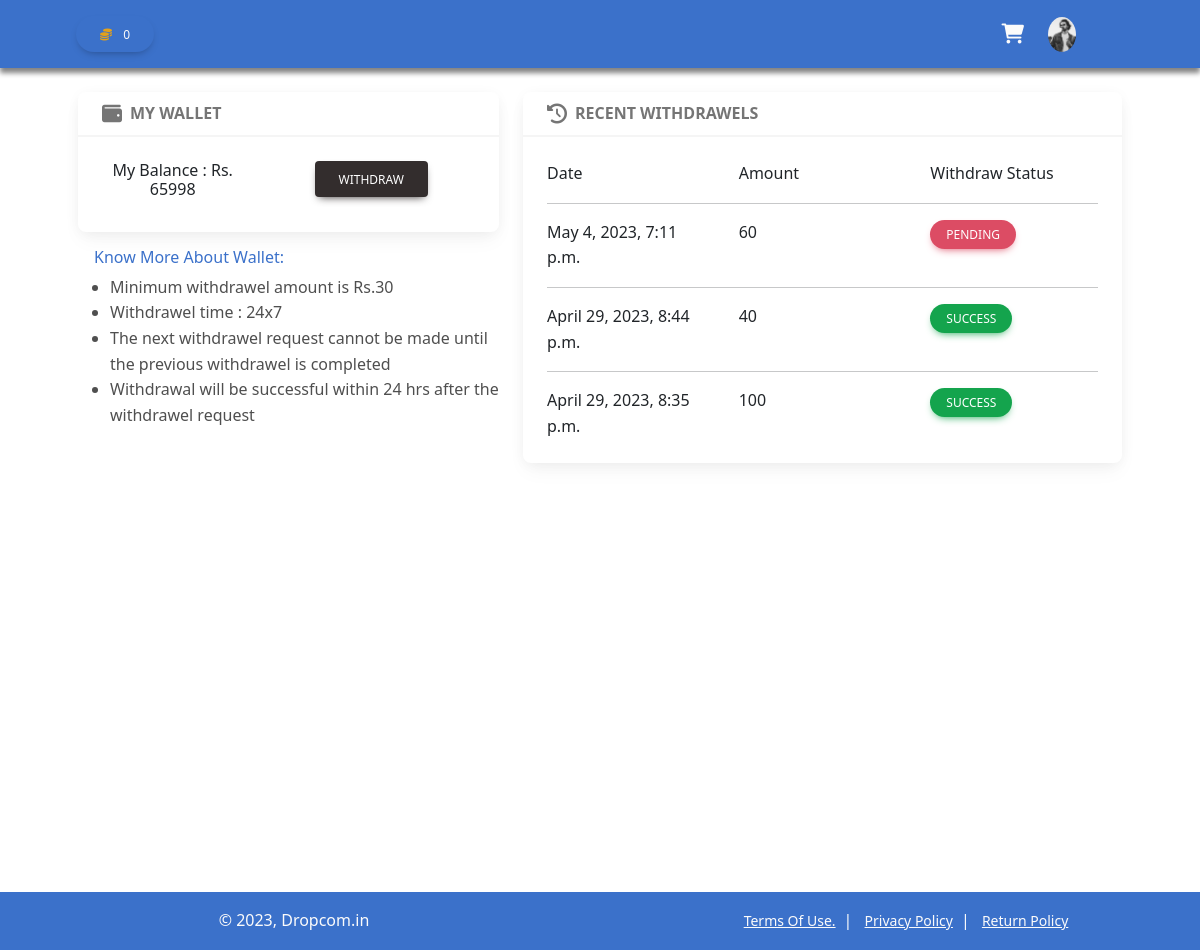
The app's page /profile/my-wallet (signed in) with its own data.
### accounts/models.py (models this page shows, shortened)
class Users(models.Model):
    user = models.OneToOneField(User,null=False,blank=False,on_delete=models.CASCADE)
    phone_number = models.CharField(max_length=15)
    referral_id = models.CharField(max_length=200)
    invited_by_id = models.CharField(default=0,max_length=200,null=True,blank=True)
    invited_user = models.CharField(max_length=255,null=True,blank=True)
    wallet = models.IntegerField(default=0)
    total_earnings = models.IntegerField(default=0)
    coins = models.IntegerField(default=0)
    is_active = models.BooleanField(default=False)
    date_time_of_joining = models.DateTimeField(auto_now_add=True)
    refunded_amount = models.IntegerField(default=0,null=0,blank=0)
    level_1_count = models.IntegerField(default=0)
    level_2_count = models.IntegerField(default=0)
    level_3_count = models.IntegerField(default=0)
    level_4_count = models.IntegerField(default=0)
    level_5_count = models.IntegerField(default=0)
    level_6_count = models.IntegerField(default=0)
    level_7_count = models.IntegerField(default=0)
    level_1_earnings = models.IntegerField(default=0)
    level_2_earnings = models.IntegerField(default=0)
    level_3_earnings = models.IntegerField(default=0)
    level_4_earnings = models.IntegerField(default=0)
    level_5_earnings = models.IntegerField(default=0)
    level_6_earnings = models.IntegerField(default=0)
    level_7_earnings = models.IntegerField(default=0)

### userProfilePage/models.py (models this page shows, shortened)
class Withdraws(models.Model):
    user = models.ForeignKey(User,on_delete=models.CASCADE)
    withdraw_requested_amount = models.CharField(max_length=100)
    withdraw_requested = models.BooleanField(default=False)
    withdraw_completed = models.BooleanField(default=False)
    withdraw_status = models.BooleanField(default=False)
    withdrawed_amount = models.CharField(max_length=100,null=True,blank=True)
    date_time_of_withdraw_requested = models.DateTimeField()
    date_time_of_withdraw_completed = models.DateTimeField(null=True,blank=True)

### userProfilePage/views.py (the view)
# urls.py: path('my-wallet',views.userWallet,name="userWallet"),
def userWallet(request):
    get_user = Users.objects.get(user = request.user)
    if BankAccountDetails.objects.filter(user = request.user).exists():
        user_bank = BankAccountDetails.objects.get(user=request.user)
        try:
            check_user = Withdraws.objects.get(user=request.user,withdraw_requested = True)
            data = Withdraws.objects.filter(user=request.user).order_by('-id')
            return render(request,'profile-page/wallet.html',{'user':get_user,'check':check_user,'datas':data,'bank':user_bank})
        except:
            pass
        data = Withdraws.objects.filter(user=request.user).order_by('-id')
        return render(request,'profile-page/wallet.html',{'user':get_user,'datas':data,'bank':user_bank})
    return render(request,'profile-page/wallet.html',{'user':get_user,'bank_account':'False'})

### userProfilePage/templates/profile-page/wallet.html (shortened to what this page needs)
{% extends 'user-home/base.html' %}
{% block content %}
<section>
    <div class="container mt-3 px-lg-5">
        <div class="row my-4">
            <div class="col-lg-5">
                <div class="card mb-2 mb-lg-0">
                    <div class="card-header mb-0">
                        <h6 class="text-uppercase text-muted fw-bold my-0"><i
                                class="fa-solid fa-wallet fa-lg me-2"></i>My Wallet</h6>
                    </div>
                    <div class="card-body my-0 text-center">
                        <div class="row">
                            <div class="col-lg-5 col-7">
                                <h6>My Balance : Rs. {{user.wallet}}</h6>
                            </div>
                            <div class="col-lg-7 col-5">
                                {% if bank_account == "False" %}
                                <a href="{% url 'addBankAcc' %}" class="btn btn-dark">Add Bank account</a>
                                {% else %}
                                <button class="btn btn-dark" data-mdb-toggle="modal"
                                    data-mdb-target="#withdrawModal">withdraw</button>
                                {% endif %}
                            </div>
                        </div>
                    </div>
                </div>
                <div class="details my-3">
                    <h6 class="text-primary px-3">Know More About Wallet:</h6>
                    <ul>
                        <li>Minimum withdrawel amount is Rs.30</li>
                        <li>Withdrawel time : 24x7</li>
                        <li>The next withdrawel request cannot be made until the previous withdrawel is completed</li>
                        <li>Withdrawal will be successful within 24 hrs after the withdrawel request</li>
                    </ul>
                </div>
            </div>
            <div class="col-lg-7">
                {% if datas %}
                <div class="card">
                    <div class="card-header mb-0">
                        <h6 class="text-uppercase text-muted fw-bold my-0"><i
                                class="fa-solid fa-clock-rotate-left fa-lg me-2"></i>Recent Withdrawels</h6>
                    </div>
                    <div class="card-body my-0">
                        <div class="row my-0">
                            <div class="col-lg-4 col my-0">
                                Date
                            </div>
                            <div class="col-lg-4 col my-0">
                                Amount
                            </div>
                            <div class="col-lg-4 col my-0">
                                Withdraw Status
                            </div>
                        </div>
                        {% for data in datas %}
                        <hr>
                        <div class="row my-0">
                            <div class="col-lg-4 col  my-0">
                                {% if data.withdraw_status == False %}
                                {{data.date_time_of_withdraw_requested}}
                                {% else %}
                                {{data.date_time_of_withdraw_completed}}
                                {% endif %}
                            </div>
                            <div class="col-lg-4 col  my-0">
                                {% if data.withdraw_status == False %}
                                {{data.withdraw_requested_amount}}
                                {% else %}
                                {{data.withdrawed_amount}}
                                {% endif %}
                            </div>
                            <div class="col-lg-4 col  my-0">
                                {% if data.withdraw_status == False %}
                                <button class="btn btn-danger rounded-pill btn-sm">
                                    {% else %}
                                    <button class="btn btn-success rounded-pill btn-sm">
                                        {% endif %}
                                        {{data.withdraw_status|yesno:"success,pending"}}
                                    </button>
                            </div>
                        </div>
                        {% endfor %}
                    </div>
                </div>
                {% endif %}
            </div>
        </div>
    </div>
</section>
{% endblock %}

### userHomePage/templates/user-home/base.html (shortened to what this page needs)
{% load static %}
<!DOCTYPE html>
<html lang="en">
<head>
    <link rel="stylesheet" href="{% static 'style/style.css' %}">
    <link href="https://cdn.jsdelivr.net/npm/bootstrap@5.3.0-alpha2/dist/css/bootstrap.min.css" rel="stylesheet"
>
    <link href="https://cdnjs.cloudflare.com/ajax/libs/font-awesome/6.0.0/css/all.min.css" rel="stylesheet" />
    <link href="https://cdnjs.cloudflare.com/ajax/libs/mdb-ui-kit/6.2.0/mdb.min.css" rel="stylesheet" />
</head>
<body>
    <nav class="navbar navbar-expand-lg navbar-primary bg-primary p-3">
        <div class="container-fluid">
            <div class="mx-lg-5" id="navbarSupportedContent">
                <div class="">
                    <a href="{% url 'userCoins' %}" class="btn rounded-pill text-light">
                        <i class="fa-solid fa-coins text-warning me-2"></i> {{user.coins}}
                    </a>
                </div>
            </div>
            <div class="d-flex align-items-center mx-lg-5 px-lg-5">
                <a class="text-reset me-4" href="{% url 'cart' %}">
                    <i class="fas fa-shopping-cart text-light fa-lg"></i>
                </a>
                <div class="dropdown">
                    <a class="dropdown-toggle d-flex align-items-center hidden-arrow" id="navbarDropdownMenuAvatar"
                        role="button" data-mdb-toggle="dropdown" aria-expanded="false">
                        <img src="{% static 'images/profile.jpg' %}" class="rounded-circle" height="35"
                            alt="Black and White Portrait of a Man" loading="lazy" />
                    </a>
                </div>
            </div>
        </div>
    </nav>
    {% block content %}
    {% endblock %}
    <footer class="text-center text-light" style="background-color: #eee;">
        <div class="row bg-primary">
            <div class="col-lg-6">
                <div class="text-center p-3 bg-primary ">
                    &copy; 2023,
                    <a class="text-light" href="">Dropcom.in</a>
                </div>
            </div>
            <div class="col-lg-6">
                <div class="text-center p-3 bg-primary">
                    <a href="{% url 'termsAndConditions' %}" class="text-light small mx-2 text-decoration-underline">Terms Of Use.</a>|
                    <a href="{% url 'privacy_policy' %}" class="text-light small mx-2 text-decoration-underline">Privacy Policy</a>|
                    <a href="{% url 'cancellationAndRefund' %}" class="text-light small mx-2 text-decoration-underline">Return Policy</a>
                </div>
            </div>
        </div>
    </footer>
</body>
</html>

### userHomePage/templates/user-home/base.html (style rules this page uses)
body { overflow-x: hidden; background-color: white; font-family: system-ui, -apple-system, BlinkMacSystemFont, 'Segoe UI', Roboto, Oxygen, Ubuntu, Cantarell, 'Open Sans', 'Helvetica Neue', sans-serif; }
nav.navbar { box-shadow: 0px 5px 5px 0px rgb(131, 131, 131); }

### userProfilePage/templates/profile-page/wallet.html (style rules this page uses)
section { min-height: 100vh !important; font-family: system-ui, -apple-system, BlinkMacSystemFont, 'Segoe UI', Roboto, Oxygen, Ubuntu, Cantarell, 'Open Sans', 'Helvetica Neue', sans-serif; }

### records on screen
Users: coins "0", wallet "65998"
Withdraws: date_time_of_withdraw_requested "May 4, 2023, 7:11 p.m.", withdraw_requested_amount "60", withdraw_status "PENDING"
Withdraws: date_time_of_withdraw_completed "April 29, 2023, 8:44 p.m.", withdrawed_amount "40", withdraw_status "SUCCESS"
Withdraws: date_time_of_withdraw_completed "April 29, 2023, 8:35 p.m.", withdrawed_amount "100", withdraw_status "SUCCESS"
